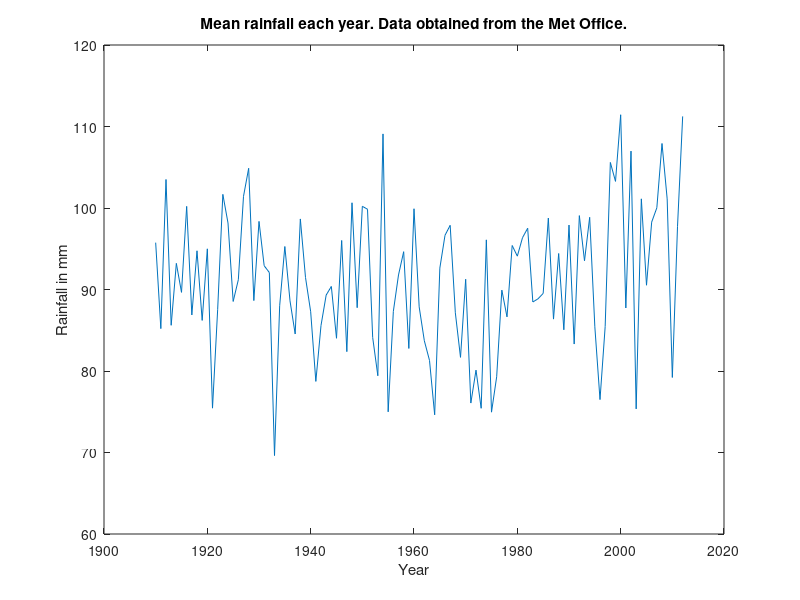

This chart was generated by the following MATLAB code:
T = zeros([102, 1]); % Used to store the years.
A = zeros([102, 12]); % Used to store the rainfall data for each month in each year.
k = 0;

data_file = fopen('UK.txt', 'r'); % Open the data file for reading
line = fgets(data_file);
while ischar(line)
   s = strsplit(line, ' ', true);
   if(s{1} ~= '#') % We'll ignore any header lines.
      if(str2num(s{1}) ~= 2013) % Also ignore the year 2013, since rainfall data is not available for some months in 2013.
         k = k + 1;
         T(k) = str2num(s{1}); % The current year under consideration
         for l=2:13, % Loop over the 'month' columns
            A(k, l-1) = str2num(s{l}); % Record the rainfall value for month 'l-1' in year 'k'.
         end
      end
   end
   line = fgets(data_file); % Move onto the next line
end
fclose(data_file); % Close the data file once we've finished with it.

figure(1)
plot(T, mean(A, 2)) % Plot the mean rainfall each year.
axis([1900 2020 60 120])
title('Mean rainfall each year. Data obtained from the Met Office.')
xlabel('Year')
ylabel('Rainfall in mm')

print(1, 'rainfall_plot.png', '-dpng')
